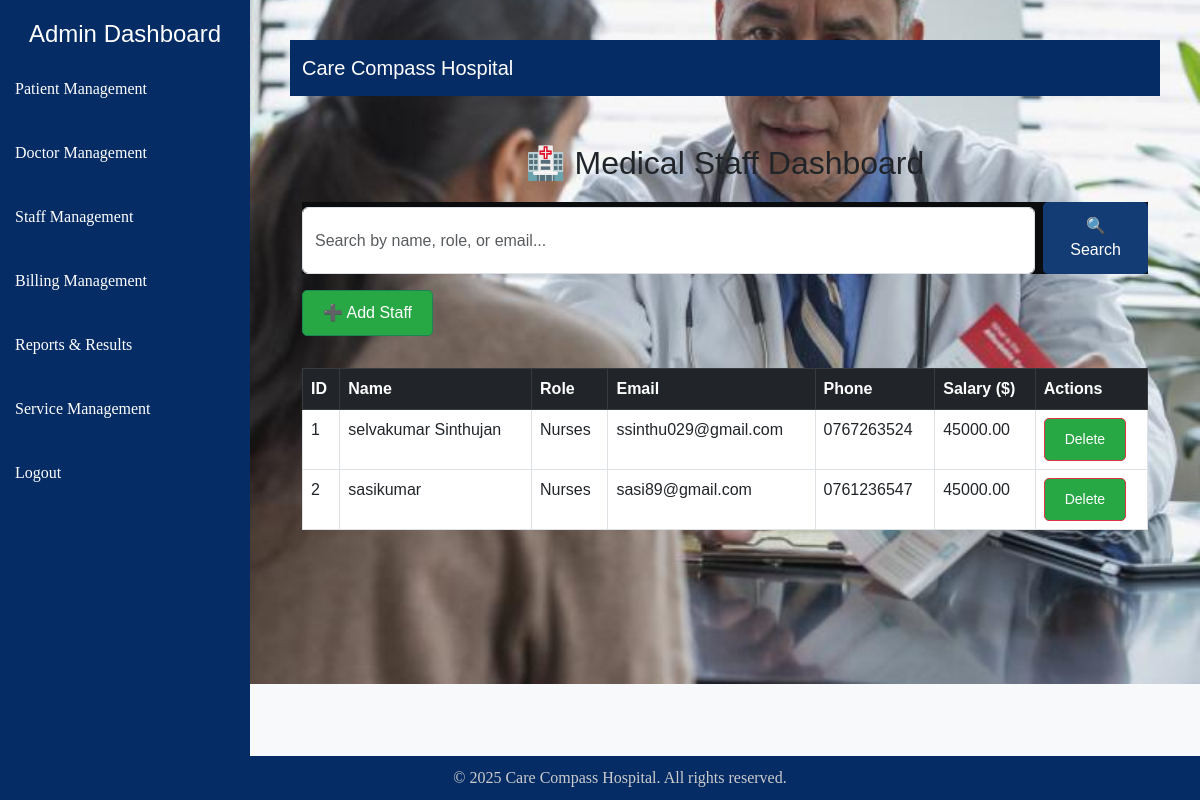
The page /Admin/staff_dashboard.php on the database its author committed.
### tables this page shows
CREATE TABLE `staff` (
  `id` int(11) NOT NULL,
  `name` varchar(255) NOT NULL,
  `role` varchar(100) NOT NULL,
  `email` varchar(255) NOT NULL,
  `phone` varchar(20) NOT NULL,
  `salary` decimal(10,2) NOT NULL
);

### Admin/staff_dashboard.php (the view, shortened to what this page needs)
<?php
include "db_connect.php";
$search = "";
if (isset($_GET['search'])) {
    $search = $_GET['search'];
    $sql = "SELECT * FROM staff WHERE name LIKE '%$search%' OR role LIKE '%$search%' OR email LIKE '%$search%' ORDER BY id ASC";
} else {
    $sql = "SELECT * FROM staff ORDER BY id ASC";
}
$result = $conn->query($sql);
?>
<!DOCTYPE html>
<html lang="en">
<head>
    <link href="https://cdn.jsdelivr.net/npm/bootstrap@5.3.0/dist/css/bootstrap.min.css" rel="stylesheet">
    <link rel="stylesheet" href="styles.css">
    <link rel="stylesheet" href="Adminstyles.css">
</head>
<body class="bg-light" style="background: url('../image/A.jpg') no-repeat center center/cover;">
        <div class="sidebar">
            <h4>Admin Dashboard</h4>
            <ul class="nav flex-column">
                <li class="nav-item"><a href="patient_dashboard.php" class="nav-link">Patient Management</a></li>
                <li class="nav-item"><a href="doctor_dashboard.php" class="nav-link">Doctor Management</a></li>
                <li class="nav-item"><a href="staff_dashboard.php" class="nav-link">Staff Management</a></li>
                <li class="nav-item"><a href="billing_management.php" class="nav-link">Billing Management</a></li>
                <li class="nav-item"><a href="medical_report_dashboard.php" class="nav-link">Reports & Results</a></li>
                <li class="nav-item"><a href="service_management.php" class="nav-link">Service Management</a></li>
                <li class="nav-item"><a href="logout.php" class="nav-link">Logout</a></li>
            </ul>
        </div>
        <div class="main-content">
            <nav class="navbar navbar-expand-lg navbar-dark navbar-custom">
                <div class="container">
                    <a class="navbar-brand" href="../index.php">Care Compass Hospital</a>
                </div>
            </nav>
         <div class="container mt-5">
            <h2 class="text-center">🏥 Medical Staff Dashboard</h2>
            <form action="staff_dashboard.php" method="GET" class="mb-3 d-flex">
                <input type="text" name="search" class="form-control me-2" placeholder="Search by name, role, or email..." value="<?php echo $search; ?>">
                <button type="submit" class="btn btn-primary">🔍 Search</button>
            </form>
            <button class="btn btn-success mb-3" data-bs-toggle="modal" data-bs-target="#addStaffModal">➕ Add Staff</button>
            <table class="table table-bordered mt-3">
                <thead class="table-dark">
                    <tr>
                        <th>ID</th>
                        <th>Name</th>
                        <th>Role</th>
                        <th>Email</th>
                        <th>Phone</th>
                        <th>Salary ($)</th>
                        <th>Actions</th>
                    </tr>
                </thead>
                <tbody>
                    <?php while ($row = $result->fetch_assoc()) { ?>
                        <tr>
                            <td><?php echo $row['id']; ?></td>
                            <td><?php echo $row['name']; ?></td>
                            <td><?php echo $row['role']; ?></td>
                            <td><?php echo $row['email']; ?></td>
                            <td><?php echo $row['phone']; ?></td>
                            <td><?php echo $row['salary']; ?></td>
                            <td>
                                <a href="delete_staff.php?id=<?php echo $row['id']; ?>" class="btn btn-danger btn-sm" onclick="return confirm('Are you sure?')">Delete</a>
                            </td>
                        </tr>
                    <?php } ?>
                </tbody>
            </table>
        </div>
    </div>
            <footer class="footer">
            <p>&copy; 2025 Care Compass Hospital. All rights reserved.</p>
        </footer>
</body>
</html>

### styles.css (style rules this page uses)
body { font-family: Arial, sans-serif; margin: 20px; padding: 0; box-sizing: border-box; font-family: Arial, sans-serif; height: auto; max-width: 100%; }
form { margin-top: 20px; font-size: 25px; text-size-adjust: 20px; background-color: #0a0c0e; }
input, button { margin-top: 5px; }
a { color: #030e1a; size: 55px; text-decoration: none; }
.navbar { display: flex; justify-content: space-between; align-items: center; background: #3d3a3a; background-color: rgb(16, 29, 47); color: white; max-width: 100%; height: auto; }
.btn { display: inline-block; margin-top: 0px; padding: 10px 20px; background: #28a745; color: white; text-decoration: none; border-radius: 5px; }
.footer { background-color: #343a40; }
.footer p { color: #ccc; margin: 0; }
.footer h5, p, li { font-family: 'Times New Roman', Times, serif; }
.btn-primary { background-color: #123C73; border: none; padding: 12px 20px; font-size: 16px; border-radius: 5px; transition: 0.3s; }

### Admin/Adminstyles.css (style rules this page uses)
body { font-family: Arial, sans-serif; }
.sidebar { position: fixed; top: 0; left: 0; bottom: 0; width: 250px; background-color: #052c65; padding-top: 20px; }
.sidebar h4 { color: #fff; text-align: center; }
.sidebar a { color: #fff; text-decoration: none; padding: 10px 15px; display: block; margin: 10px 0; }
.main-content { margin-left: 250px; padding: 20px; }
.navbar-custom { background-color: #052c65; }
.footer { position: fixed; bottom: 0; width: 100%; background-color: #052c65; color: white; padding: 10px; text-align: center; }

### rows shown on the page
staff: id "1", name "selvakumar Sinthujan", role "Nurses", email "ssinthu029@gmail.com", phone "0767263524", salary "45000.00"
staff: id "2", name "sasikumar", role "Nurses", email "sasi89@gmail.com", phone "0761236547", salary "45000.00"
